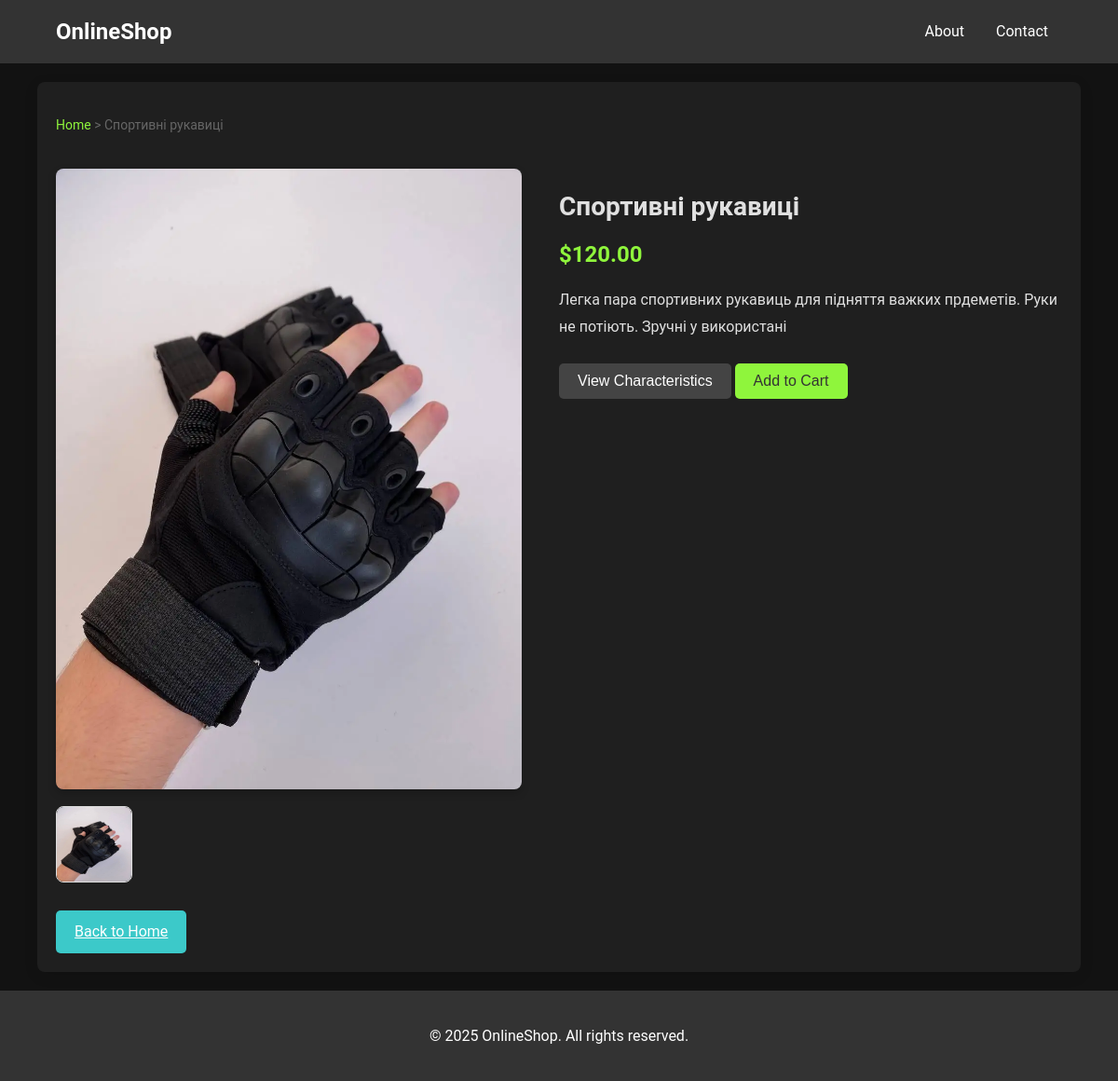
/product/1/, run on the app's committed database.
### store/models.py (models this page shows, shortened)
class Product(models.Model):
    name = models.CharField(max_length=100)
    description = models.TextField()
    price = models.DecimalField(max_digits=10, decimal_places=2)
    image = models.ImageField(upload_to='products/')

### store/views.py (the view)
# urls.py: path('product/<int:product_id>/', views.product_detail, name='product_detail'),
def product_detail(request, product_id):
    product = get_object_or_404(Product, id=product_id)
    return render(request, 'product_detail.html', {'product': product})

### templates/product_detail.html (shortened to what this page needs)
{% load static %}
<!DOCTYPE html>
<html lang="en">
<head>
    <link rel="stylesheet" href="{% static 'css/styles.css' %}">
</head>
<body>
    <header>
        <div class="container header">
            <a href="{% url 'home' %}" class="logo">OnlineShop</a>
            <nav>
                <a href="#">About</a>
                <a href="#">Contact</a>
            </nav>
        </div>
    </header>
    <main>
        <div class="container product-detail">
            <div class="breadcrumb">
                <a href="{% url 'home' %}" class="breadcrumb-link">Home</a> >
                <span class="breadcrumb-current">{{ product.name }}</span>
            </div>
            <div class="product-content">
                <div class="product-images">
                    <img src="{{ product.image.url }}" alt="{{ product.name }}" class="main-image">
                    <div class="thumbnail-images">
                        <img src="{{ product.image.url }}" alt="{{ product.name }} thumbnail" class="thumbnail">
                    </div>
                </div>
                <div class="product-info">
                    <h1 class="product-title">{{ product.name }}</h1>
                    <p class="product-price">${{ product.price }}</p>
                    <p class="product-description">{{ product.description }}</p>
                    <button class="btn btn-secondary" id="toggle-characteristics">View Characteristics</button>
                    <button class="btn btn-primary" id="add-to-cart">Add to Cart</button>
                </div>
            </div>
            <div class="back-button">
                <a href="{% url 'home' %}" class="btn">Back to Home</a>
            </div>
        </div>
    </main>
    <footer>
        <div class="container footer">
            <p>&copy; 2025 OnlineShop. All rights reserved.</p>
        </div>
    </footer>
</body>
</html>

### store/static/css/styles.css (style rules this page uses)
body { font-family: 'Roboto', sans-serif; margin: 0; padding: 0; background-color: #121212; color: #e0e0e0; line-height: 1.6; }
.container { width: 90%; max-width: 1200px; margin: 0 auto; }
header { background-color: #333; color: #fff; padding: 15px 0; }
.header { display: flex; justify-content: space-between; align-items: center; }
.logo { font-size: 24px; font-weight: bold; color: #fff; text-decoration: none; }
nav a { color: #fff; text-decoration: none; margin: 0 15px; font-size: 16px; transition: color 0.3s; }
.btn, .btn-login, .btn-register { display: inline-block; padding: 10px 20px; font-size: 16px; border: none; border-radius: 5px; text-align: center; cursor: pointer; transition: background-color 0.3s ease, transform 0.2s ease; margin-top: 10px; background-color: #3cc9c9; color: #fff; }
.btn-primary { background-color: #8ff53c; color: #333; }
.breadcrumb { margin: 15px 0; font-size: 14px; color: #666; }
.breadcrumb a { color: #8ff53c; text-decoration: none; }
.product-detail { display: flex; flex-direction: column; gap: 20px; margin: 20px auto; padding: 20px; background-color: #1f1f1f; border-radius: 8px; box-shadow: 0 4px 15px rgba(0, 0, 0, 0.1); }
.product-content { display: flex; flex-wrap: wrap; gap: 40px; }
.product-images { flex: 1; max-width: 500px; }
.main-image { max-width: 100%; border-radius: 8px; box-shadow: 0 4px 10px rgba(0, 0, 0, 0.2); }
.thumbnail-images { display: flex; gap: 10px; margin-top: 10px; }
.thumbnail { width: 80px; height: 80px; border: 1px solid #ddd; border-radius: 8px; cursor: pointer; transition: transform 0.3s ease, border-color 0.3s ease; }
.product-info { flex: 1; }
.product-title { font-size: 28px; font-weight: bold; margin-bottom: 10px; }
.product-price { font-size: 24px; color: #8ff53c; font-weight: bold; margin: 10px 0; }
.product-description { font-size: 16px; margin: 15px 0; line-height: 1.8; }
footer { background: #333; color: #fff; padding: 20px 0; text-align: center; margin-top: 20px; }
.btn-secondary { background-color: #444; color: #fff; transition: background-color 0.3s; }

### data on the page
Product: name "Спортивні рукавиці", image (picture), price "120.00", description "Легка пара спортивних рукавиць для підняття важких прдеметів. Руки не потіють. Зручні у використані"
